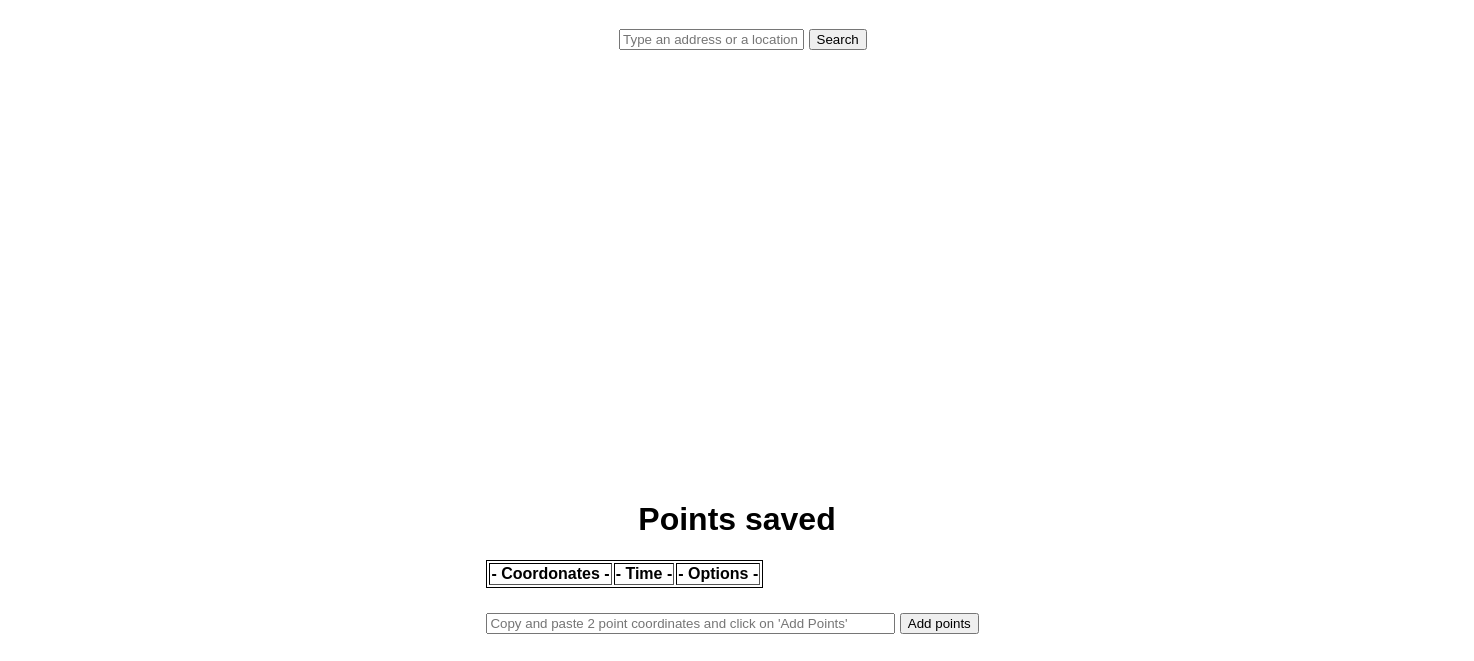
/, run on an earlier commit of the app's database.
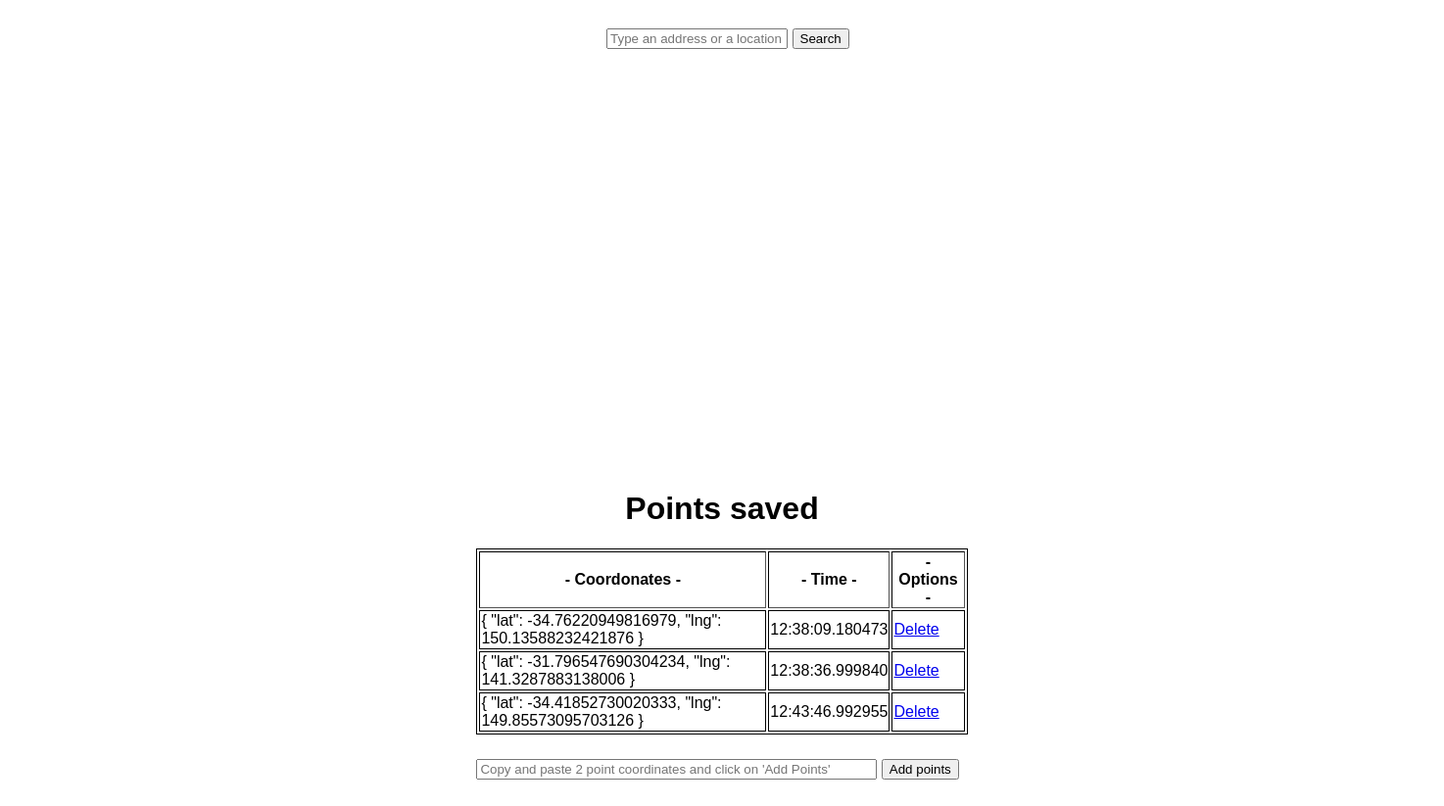
And on a later commit of the database.
### app.py (models this page shows, shortened)
class Point(db.Model):
    id = db.Column(db.Integer, primary_key = True)
    content = db.Column(db.String(150), nullable=False)
    date_created = db.Column(db.DateTime, default = datetime.utcnow)

### app.py (the view)
@app.route('/',methods=['POST','GET'])
def index():
    if request.method == 'POST':
        position_coord = request.form['content']
        new_point = Point(content=position_coord)
        try :
            db.session.add(new_point)
            db.session.commit()
            return redirect('/')
        except :
            return 'There was an issue adding your point'
    else :
        points = Point.query.order_by(Point.date_created).all()
        return render_template('index.html', points=points)

### templates/index.html (shortened to what this page needs)
<!DOCTYPE html>
<html>
  <head>
    <link rel="stylesheet" href="{{url_for('static', filename='css/style.css')}}" />
    <div id="search">
      <form id="search_form">
          <input type="text"  id="address" placeholder="Type an address or a location" >
          <input type="submit" value="Search" >
      </form>
    </div>
  </head>
  <body>
    <div id="map"></div>
    <div class="'content" id="tab">
      <h1 style="text-align : center">Points saved</h1>
      <table border="1">
        <tr>
          <th>- Coordonates -</th>
          <th>- Time -</th>
          <th>- Options -</th>
        </tr>
        {% for point in points%}
        <tr>
          <td>{{point.content}}</td>
          <td>{{point.date_created.time()}}</td>
          <td>
            <a href="/delete/{{point.id}}">Delete</a>
          </td>
        </tr>
        {% endfor %}
      </table>
      <form method="POST" id="add_points">
          <input type="text" name="content" id="content" style="width :80%" placeholder="Copy and paste 2 point coordinates and click on 'Add Points'" >
        <input type="submit" value="Add points" >
      </form>
    </div>
  </body>
</html>

What changed in the data, as far as the page shows it:
added Point: content "{ \"lat\": -34.76220949816979, \"lng\": 150.13588232421876 }", date_created.time "12:38:09.180473"
added Point: content "{ \"lat\": -31.796547690304234, \"lng\": 141.3287883138006 }", date_created.time "12:38:36.999840"
added Point: content "{ \"lat\": -34.41852730020333, \"lng\": 149.85573095703126 }", date_created.time "12:43:46.992955"
